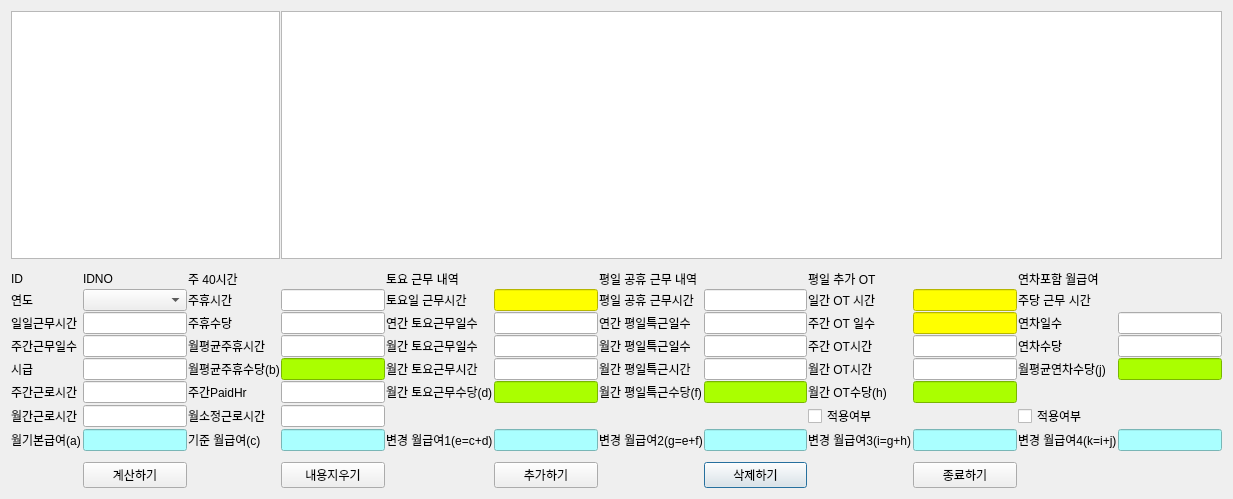
<?xml version="1.0" encoding="UTF-8"?>
<ui version="4.0">
 <class>CalSalaryInhDialog</class>
 <widget class="QDialog" name="CalSalaryInhDialog">
  <property name="geometry">
   <rect>
    <x>0</x>
    <y>0</y>
    <width>1233</width>
    <height>499</height>
   </rect>
  </property>
  <property name="sizePolicy">
   <sizepolicy hsizetype="Expanding" vsizetype="Expanding">
    <horstretch>0</horstretch>
    <verstretch>0</verstretch>
   </sizepolicy>
  </property>
  <property name="windowTitle">
   <string>내근 현장직 각 옵션별 급여계산</string>
  </property>
  <layout class="QGridLayout" name="gridLayout_2">
   <item row="0" column="0">
    <layout class="QGridLayout" name="gridLayout">
     <property name="spacing">
      <number>1</number>
     </property>
     <item row="10" column="7">
      <widget class="QLineEdit" name="entry_in_salary_e">
       <property name="styleSheet">
        <string notr="true">background-color: rgb(170, 255, 255);</string>
       </property>
       <property name="alignment">
        <set>Qt::AlignRight|Qt::AlignTrailing|Qt::AlignVCenter</set>
       </property>
      </widget>
     </item>
     <item row="8" column="11">
      <widget class="QLineEdit" name="entry_in_weekdayotvaluepermonth">
       <property name="styleSheet">
        <string notr="true">background-color: rgb(170, 255, 0);</string>
       </property>
       <property name="alignment">
        <set>Qt::AlignRight|Qt::AlignTrailing|Qt::AlignVCenter</set>
       </property>
      </widget>
     </item>
     <item row="10" column="5">
      <widget class="QLineEdit" name="entry_in_salary_c">
       <property name="styleSheet">
        <string notr="true">background-color: rgb(170, 255, 255);</string>
       </property>
       <property name="alignment">
        <set>Qt::AlignRight|Qt::AlignTrailing|Qt::AlignVCenter</set>
       </property>
      </widget>
     </item>
     <item row="2" column="8">
      <widget class="QLabel" name="label_37">
       <property name="text">
        <string>평일 공휴 근무 내역</string>
       </property>
      </widget>
     </item>
     <item row="4" column="11">
      <widget class="QLineEdit" name="entry_in_weekdayothrsperday">
       <property name="styleSheet">
        <string notr="true">background-color: rgb(255, 255, 0);</string>
       </property>
       <property name="alignment">
        <set>Qt::AlignRight|Qt::AlignTrailing|Qt::AlignVCenter</set>
       </property>
      </widget>
     </item>
     <item row="1" column="3">
      <spacer name="horizontalSpacer_2">
       <property name="orientation">
        <enum>Qt::Horizontal</enum>
       </property>
       <property name="sizeHint" stdset="0">
        <size>
         <width>40</width>
         <height>10</height>
        </size>
       </property>
      </spacer>
     </item>
     <item row="7" column="4">
      <widget class="QLabel" name="label_11">
       <property name="sizePolicy">
        <sizepolicy hsizetype="Fixed" vsizetype="Fixed">
         <horstretch>0</horstretch>
         <verstretch>0</verstretch>
        </sizepolicy>
       </property>
       <property name="text">
        <string>월평균주휴수당(b)</string>
       </property>
      </widget>
     </item>
     <item row="2" column="1">
      <widget class="QLabel" name="label_40">
       <property name="sizePolicy">
        <sizepolicy hsizetype="Fixed" vsizetype="Fixed">
         <horstretch>0</horstretch>
         <verstretch>0</verstretch>
        </sizepolicy>
       </property>
       <property name="text">
        <string>ID</string>
       </property>
      </widget>
     </item>
     <item row="11" column="4">
      <spacer name="horizontalSpacer_3">
       <property name="orientation">
        <enum>Qt::Horizontal</enum>
       </property>
       <property name="sizeHint" stdset="0">
        <size>
         <width>40</width>
         <height>10</height>
        </size>
       </property>
      </spacer>
     </item>
     <item row="6" column="10">
      <widget class="QLabel" name="label_25">
       <property name="sizePolicy">
        <sizepolicy hsizetype="Fixed" vsizetype="Fixed">
         <horstretch>0</horstretch>
         <verstretch>0</verstretch>
        </sizepolicy>
       </property>
       <property name="text">
        <string>주간 OT시간</string>
       </property>
      </widget>
     </item>
     <item row="10" column="6">
      <widget class="QLabel" name="label_31">
       <property name="sizePolicy">
        <sizepolicy hsizetype="Fixed" vsizetype="Fixed">
         <horstretch>0</horstretch>
         <verstretch>0</verstretch>
        </sizepolicy>
       </property>
       <property name="text">
        <string>변경 월급여1(e=c+d)</string>
       </property>
      </widget>
     </item>
     <item row="8" column="10">
      <widget class="QLabel" name="label_27">
       <property name="sizePolicy">
        <sizepolicy hsizetype="Fixed" vsizetype="Fixed">
         <horstretch>0</horstretch>
         <verstretch>0</verstretch>
        </sizepolicy>
       </property>
       <property name="text">
        <string>월간 OT수당(h)</string>
       </property>
      </widget>
     </item>
     <item row="6" column="5">
      <widget class="QLineEdit" name="entry_in_slpaymonthhrs">
       <property name="alignment">
        <set>Qt::AlignRight|Qt::AlignTrailing|Qt::AlignVCenter</set>
       </property>
      </widget>
     </item>
     <item row="6" column="4">
      <widget class="QLabel" name="label_10">
       <property name="sizePolicy">
        <sizepolicy hsizetype="Fixed" vsizetype="Fixed">
         <horstretch>0</horstretch>
         <verstretch>0</verstretch>
        </sizepolicy>
       </property>
       <property name="text">
        <string>월평균주휴시간</string>
       </property>
      </widget>
     </item>
     <item row="2" column="12">
      <widget class="QLabel" name="label_38">
       <property name="text">
        <string>연차포함 월급여</string>
       </property>
      </widget>
     </item>
     <item row="9" column="1">
      <widget class="QLabel" name="label_8">
       <property name="sizePolicy">
        <sizepolicy hsizetype="Fixed" vsizetype="Fixed">
         <horstretch>0</horstretch>
         <verstretch>0</verstretch>
        </sizepolicy>
       </property>
       <property name="text">
        <string>월간근로시간</string>
       </property>
      </widget>
     </item>
     <item row="10" column="12">
      <widget class="QLabel" name="label_34">
       <property name="sizePolicy">
        <sizepolicy hsizetype="Fixed" vsizetype="Fixed">
         <horstretch>0</horstretch>
         <verstretch>0</verstretch>
        </sizepolicy>
       </property>
       <property name="text">
        <string>변경 월급여4(k=i+j)</string>
       </property>
      </widget>
     </item>
     <item row="5" column="11">
      <widget class="QLineEdit" name="entry_in_weekdayotdaysperweek">
       <property name="styleSheet">
        <string notr="true">background-color: rgb(255, 255, 0);</string>
       </property>
       <property name="alignment">
        <set>Qt::AlignRight|Qt::AlignTrailing|Qt::AlignVCenter</set>
       </property>
      </widget>
     </item>
     <item row="4" column="5">
      <widget class="QLineEdit" name="entry_in_slpayweekhrs">
       <property name="alignment">
        <set>Qt::AlignRight|Qt::AlignTrailing|Qt::AlignVCenter</set>
       </property>
      </widget>
     </item>
     <item row="8" column="3">
      <widget class="QLineEdit" name="entry_in_workinghrsperweek">
       <property name="alignment">
        <set>Qt::AlignRight|Qt::AlignTrailing|Qt::AlignVCenter</set>
       </property>
      </widget>
     </item>
     <item row="7" column="10">
      <widget class="QLabel" name="label_26">
       <property name="sizePolicy">
        <sizepolicy hsizetype="Fixed" vsizetype="Fixed">
         <horstretch>0</horstretch>
         <verstretch>0</verstretch>
        </sizepolicy>
       </property>
       <property name="text">
        <string>월간 OT시간</string>
       </property>
      </widget>
     </item>
     <item row="10" column="9">
      <widget class="QLineEdit" name="entry_in_salary_g">
       <property name="styleSheet">
        <string notr="true">background-color: rgb(170, 255, 255);</string>
       </property>
       <property name="alignment">
        <set>Qt::AlignRight|Qt::AlignTrailing|Qt::AlignVCenter</set>
       </property>
      </widget>
     </item>
     <item row="2" column="6">
      <widget class="QLabel" name="label_36">
       <property name="text">
        <string>토요 근무 내역</string>
       </property>
      </widget>
     </item>
     <item row="4" column="3">
      <widget class="QComboBox" name="cb_in_year"/>
     </item>
     <item row="4" column="4">
      <widget class="QLabel" name="label_5">
       <property name="sizePolicy">
        <sizepolicy hsizetype="Fixed" vsizetype="Fixed">
         <horstretch>0</horstretch>
         <verstretch>0</verstretch>
        </sizepolicy>
       </property>
       <property name="text">
        <string>주휴시간</string>
       </property>
      </widget>
     </item>
     <item row="7" column="11">
      <widget class="QLineEdit" name="entry_in_weekdayothrspermonth">
       <property name="alignment">
        <set>Qt::AlignRight|Qt::AlignTrailing|Qt::AlignVCenter</set>
       </property>
      </widget>
     </item>
     <item row="5" column="3">
      <widget class="QLineEdit" name="entry_in_workinghrs">
       <property name="styleSheet">
        <string notr="true"/>
       </property>
       <property name="alignment">
        <set>Qt::AlignRight|Qt::AlignTrailing|Qt::AlignVCenter</set>
       </property>
      </widget>
     </item>
     <item row="5" column="4">
      <widget class="QLabel" name="label_6">
       <property name="sizePolicy">
        <sizepolicy hsizetype="Fixed" vsizetype="Fixed">
         <horstretch>0</horstretch>
         <verstretch>0</verstretch>
        </sizepolicy>
       </property>
       <property name="text">
        <string>주휴수당</string>
       </property>
      </widget>
     </item>
     <item row="10" column="10">
      <widget class="QLabel" name="label_33">
       <property name="sizePolicy">
        <sizepolicy hsizetype="Fixed" vsizetype="Fixed">
         <horstretch>0</horstretch>
         <verstretch>0</verstretch>
        </sizepolicy>
       </property>
       <property name="text">
        <string>변경 월급여3(i=g+h)</string>
       </property>
      </widget>
     </item>
     <item row="10" column="4">
      <widget class="QLabel" name="label_14">
       <property name="sizePolicy">
        <sizepolicy hsizetype="Fixed" vsizetype="Fixed">
         <horstretch>0</horstretch>
         <verstretch>0</verstretch>
        </sizepolicy>
       </property>
       <property name="text">
        <string>기준 월급여(c)</string>
       </property>
      </widget>
     </item>
     <item row="0" column="1" colspan="4">
      <widget class="QTableView" name="tv_otdays"/>
     </item>
     <item row="12" column="9">
      <widget class="QPushButton" name="pb_in_delete">
       <property name="text">
        <string>삭제하기</string>
       </property>
      </widget>
     </item>
     <item row="6" column="3">
      <widget class="QLineEdit" name="entry_in_working_days">
       <property name="styleSheet">
        <string notr="true"/>
       </property>
       <property name="alignment">
        <set>Qt::AlignRight|Qt::AlignTrailing|Qt::AlignVCenter</set>
       </property>
      </widget>
     </item>
     <item row="7" column="3">
      <widget class="QLineEdit" name="entry_in_wage">
       <property name="alignment">
        <set>Qt::AlignRight|Qt::AlignTrailing|Qt::AlignVCenter</set>
       </property>
      </widget>
     </item>
     <item row="12" column="7">
      <widget class="QPushButton" name="pb_in_insert">
       <property name="text">
        <string>추가하기</string>
       </property>
      </widget>
     </item>
     <item row="9" column="3">
      <widget class="QLineEdit" name="entry_in_workinghrspermonth">
       <property name="alignment">
        <set>Qt::AlignRight|Qt::AlignTrailing|Qt::AlignVCenter</set>
       </property>
      </widget>
     </item>
     <item row="7" column="1">
      <widget class="QLabel" name="label_4">
       <property name="sizePolicy">
        <sizepolicy hsizetype="Fixed" vsizetype="Fixed">
         <horstretch>0</horstretch>
         <verstretch>0</verstretch>
        </sizepolicy>
       </property>
       <property name="text">
        <string>시급</string>
       </property>
      </widget>
     </item>
     <item row="10" column="13">
      <widget class="QLineEdit" name="entry_in_salary_k">
       <property name="styleSheet">
        <string notr="true">background-color: rgb(170, 255, 255);
font: 10pt &quot;맑은 고딕&quot;;</string>
       </property>
       <property name="alignment">
        <set>Qt::AlignRight|Qt::AlignTrailing|Qt::AlignVCenter</set>
       </property>
      </widget>
     </item>
     <item row="2" column="4">
      <widget class="QLabel" name="label_35">
       <property name="text">
        <string>주 40시간</string>
       </property>
      </widget>
     </item>
     <item row="4" column="1">
      <widget class="QLabel" name="label">
       <property name="sizePolicy">
        <sizepolicy hsizetype="Fixed" vsizetype="Fixed">
         <horstretch>0</horstretch>
         <verstretch>0</verstretch>
        </sizepolicy>
       </property>
       <property name="text">
        <string>연도</string>
       </property>
      </widget>
     </item>
     <item row="10" column="8">
      <widget class="QLabel" name="label_32">
       <property name="sizePolicy">
        <sizepolicy hsizetype="Fixed" vsizetype="Fixed">
         <horstretch>0</horstretch>
         <verstretch>0</verstretch>
        </sizepolicy>
       </property>
       <property name="text">
        <string>변경 월급여2(g=e+f)</string>
       </property>
      </widget>
     </item>
     <item row="7" column="5">
      <widget class="QLineEdit" name="entry_in_slpaymonthvalue">
       <property name="styleSheet">
        <string notr="true">background-color: rgb(170, 255, 0);</string>
       </property>
       <property name="alignment">
        <set>Qt::AlignRight|Qt::AlignTrailing|Qt::AlignVCenter</set>
       </property>
      </widget>
     </item>
     <item row="8" column="5">
      <widget class="QLineEdit" name="entry_in_weeklpaidhrs">
       <property name="alignment">
        <set>Qt::AlignRight|Qt::AlignTrailing|Qt::AlignVCenter</set>
       </property>
      </widget>
     </item>
     <item row="0" column="5" colspan="9">
      <widget class="QTableView" name="tv_salarylist">
       <property name="minimumSize">
        <size>
         <width>0</width>
         <height>1</height>
        </size>
       </property>
      </widget>
     </item>
     <item row="12" column="11">
      <widget class="QPushButton" name="pb_in_close">
       <property name="text">
        <string>종료하기</string>
       </property>
      </widget>
     </item>
     <item row="9" column="5">
      <widget class="QLineEdit" name="entry_in_conmonthworkhrs">
       <property name="alignment">
        <set>Qt::AlignRight|Qt::AlignTrailing|Qt::AlignVCenter</set>
       </property>
      </widget>
     </item>
     <item row="6" column="11">
      <widget class="QLineEdit" name="entry_in_weekdayothrsperweek">
       <property name="alignment">
        <set>Qt::AlignRight|Qt::AlignTrailing|Qt::AlignVCenter</set>
       </property>
      </widget>
     </item>
     <item row="8" column="4">
      <widget class="QLabel" name="label_12">
       <property name="sizePolicy">
        <sizepolicy hsizetype="Fixed" vsizetype="Fixed">
         <horstretch>0</horstretch>
         <verstretch>0</verstretch>
        </sizepolicy>
       </property>
       <property name="text">
        <string>주간PaidHr</string>
       </property>
      </widget>
     </item>
     <item row="12" column="3">
      <widget class="QPushButton" name="pb_in_calc">
       <property name="text">
        <string>계산하기</string>
       </property>
      </widget>
     </item>
     <item row="5" column="5">
      <widget class="QLineEdit" name="entry_in_slpayweekvalue">
       <property name="alignment">
        <set>Qt::AlignRight|Qt::AlignTrailing|Qt::AlignVCenter</set>
       </property>
      </widget>
     </item>
     <item row="4" column="10">
      <widget class="QLabel" name="label_23">
       <property name="sizePolicy">
        <sizepolicy hsizetype="Fixed" vsizetype="Fixed">
         <horstretch>0</horstretch>
         <verstretch>0</verstretch>
        </sizepolicy>
       </property>
       <property name="text">
        <string>일간 OT 시간</string>
       </property>
      </widget>
     </item>
     <item row="2" column="3">
      <widget class="QLabel" name="lbl_in_id">
       <property name="sizePolicy">
        <sizepolicy hsizetype="Fixed" vsizetype="Fixed">
         <horstretch>0</horstretch>
         <verstretch>0</verstretch>
        </sizepolicy>
       </property>
       <property name="text">
        <string>IDNO</string>
       </property>
      </widget>
     </item>
     <item row="5" column="10">
      <widget class="QLabel" name="label_24">
       <property name="sizePolicy">
        <sizepolicy hsizetype="Fixed" vsizetype="Fixed">
         <horstretch>0</horstretch>
         <verstretch>0</verstretch>
        </sizepolicy>
       </property>
       <property name="text">
        <string>주간 OT 일수</string>
       </property>
      </widget>
     </item>
     <item row="9" column="4">
      <widget class="QLabel" name="label_13">
       <property name="sizePolicy">
        <sizepolicy hsizetype="Fixed" vsizetype="Fixed">
         <horstretch>0</horstretch>
         <verstretch>0</verstretch>
        </sizepolicy>
       </property>
       <property name="text">
        <string>월소정근로시간</string>
       </property>
      </widget>
     </item>
     <item row="6" column="1">
      <widget class="QLabel" name="label_3">
       <property name="sizePolicy">
        <sizepolicy hsizetype="Fixed" vsizetype="Fixed">
         <horstretch>0</horstretch>
         <verstretch>0</verstretch>
        </sizepolicy>
       </property>
       <property name="text">
        <string>주간근무일수</string>
       </property>
      </widget>
     </item>
     <item row="10" column="11">
      <widget class="QLineEdit" name="entry_in_salary_i">
       <property name="styleSheet">
        <string notr="true">background-color: rgb(170, 255, 255);</string>
       </property>
       <property name="alignment">
        <set>Qt::AlignRight|Qt::AlignTrailing|Qt::AlignVCenter</set>
       </property>
      </widget>
     </item>
     <item row="12" column="5">
      <widget class="QPushButton" name="pb_in_clear">
       <property name="text">
        <string>내용지우기</string>
       </property>
      </widget>
     </item>
     <item row="10" column="3">
      <widget class="QLineEdit" name="entry_in_salary_a">
       <property name="styleSheet">
        <string notr="true">background-color: rgb(170, 255, 255);</string>
       </property>
       <property name="alignment">
        <set>Qt::AlignRight|Qt::AlignTrailing|Qt::AlignVCenter</set>
       </property>
      </widget>
     </item>
     <item row="2" column="10">
      <widget class="QLabel" name="label_39">
       <property name="text">
        <string>평일 추가 OT</string>
       </property>
      </widget>
     </item>
     <item row="9" column="10">
      <widget class="QCheckBox" name="ckbox_ot">
       <property name="text">
        <string>적용여부</string>
       </property>
      </widget>
     </item>
     <item row="8" column="1">
      <widget class="QLabel" name="label_7">
       <property name="sizePolicy">
        <sizepolicy hsizetype="Fixed" vsizetype="Fixed">
         <horstretch>0</horstretch>
         <verstretch>0</verstretch>
        </sizepolicy>
       </property>
       <property name="text">
        <string>주간근로시간</string>
       </property>
      </widget>
     </item>
     <item row="5" column="1">
      <widget class="QLabel" name="label_2">
       <property name="sizePolicy">
        <sizepolicy hsizetype="Fixed" vsizetype="Fixed">
         <horstretch>0</horstretch>
         <verstretch>0</verstretch>
        </sizepolicy>
       </property>
       <property name="text">
        <string>일일근무시간</string>
       </property>
      </widget>
     </item>
     <item row="10" column="1">
      <widget class="QLabel" name="label_9">
       <property name="sizePolicy">
        <sizepolicy hsizetype="Fixed" vsizetype="Fixed">
         <horstretch>0</horstretch>
         <verstretch>0</verstretch>
        </sizepolicy>
       </property>
       <property name="text">
        <string>월기본급여(a)</string>
       </property>
      </widget>
     </item>
     <item row="9" column="12">
      <widget class="QCheckBox" name="ckbox_al">
       <property name="text">
        <string>적용여부</string>
       </property>
      </widget>
     </item>
     <item row="8" column="6">
      <widget class="QLabel" name="label_18">
       <property name="sizePolicy">
        <sizepolicy hsizetype="Fixed" vsizetype="Fixed">
         <horstretch>0</horstretch>
         <verstretch>0</verstretch>
        </sizepolicy>
       </property>
       <property name="text">
        <string>월간 토요근무수당(d)</string>
       </property>
      </widget>
     </item>
     <item row="8" column="7">
      <widget class="QLineEdit" name="entry_in_saturdaymonthwkvalue">
       <property name="styleSheet">
        <string notr="true">background-color: rgb(170, 255, 0);</string>
       </property>
       <property name="alignment">
        <set>Qt::AlignRight|Qt::AlignTrailing|Qt::AlignVCenter</set>
       </property>
      </widget>
     </item>
     <item row="7" column="7">
      <widget class="QLineEdit" name="entry_in_saturdaymonthwkhrs">
       <property name="alignment">
        <set>Qt::AlignRight|Qt::AlignTrailing|Qt::AlignVCenter</set>
       </property>
      </widget>
     </item>
     <item row="7" column="6">
      <widget class="QLabel" name="label_17">
       <property name="sizePolicy">
        <sizepolicy hsizetype="Fixed" vsizetype="Fixed">
         <horstretch>0</horstretch>
         <verstretch>0</verstretch>
        </sizepolicy>
       </property>
       <property name="text">
        <string>월간 토요근무시간</string>
       </property>
      </widget>
     </item>
     <item row="6" column="6">
      <widget class="QLabel" name="label_16">
       <property name="sizePolicy">
        <sizepolicy hsizetype="Fixed" vsizetype="Fixed">
         <horstretch>0</horstretch>
         <verstretch>0</verstretch>
        </sizepolicy>
       </property>
       <property name="text">
        <string>월간 토요근무일수</string>
       </property>
      </widget>
     </item>
     <item row="6" column="7">
      <widget class="QLineEdit" name="entry_in_saturdaymonthwkdays">
       <property name="alignment">
        <set>Qt::AlignRight|Qt::AlignTrailing|Qt::AlignVCenter</set>
       </property>
      </widget>
     </item>
     <item row="5" column="7">
      <widget class="QLineEdit" name="entry_in_saturdayyearworkdays">
       <property name="alignment">
        <set>Qt::AlignRight|Qt::AlignTrailing|Qt::AlignVCenter</set>
       </property>
      </widget>
     </item>
     <item row="5" column="6">
      <widget class="QLabel" name="label_15">
       <property name="sizePolicy">
        <sizepolicy hsizetype="Fixed" vsizetype="Fixed">
         <horstretch>0</horstretch>
         <verstretch>0</verstretch>
        </sizepolicy>
       </property>
       <property name="text">
        <string>연간 토요근무일수</string>
       </property>
      </widget>
     </item>
     <item row="4" column="6">
      <widget class="QLabel" name="label_41">
       <property name="sizePolicy">
        <sizepolicy hsizetype="Fixed" vsizetype="Fixed">
         <horstretch>0</horstretch>
         <verstretch>0</verstretch>
        </sizepolicy>
       </property>
       <property name="text">
        <string>토요일 근무시간</string>
       </property>
      </widget>
     </item>
     <item row="4" column="7">
      <widget class="QLineEdit" name="entry_in_saturdayworkhrs">
       <property name="styleSheet">
        <string notr="true">background-color: rgb(255, 255, 0);</string>
       </property>
       <property name="alignment">
        <set>Qt::AlignRight|Qt::AlignTrailing|Qt::AlignVCenter</set>
       </property>
      </widget>
     </item>
     <item row="8" column="8">
      <widget class="QLabel" name="label_22">
       <property name="sizePolicy">
        <sizepolicy hsizetype="Fixed" vsizetype="Fixed">
         <horstretch>0</horstretch>
         <verstretch>0</verstretch>
        </sizepolicy>
       </property>
       <property name="text">
        <string>월간 평일특근수당(f)</string>
       </property>
      </widget>
     </item>
     <item row="8" column="9">
      <widget class="QLineEdit" name="entry_in_weekdayholidayspermonthvalue">
       <property name="styleSheet">
        <string notr="true">background-color: rgb(170, 255, 0);</string>
       </property>
       <property name="alignment">
        <set>Qt::AlignRight|Qt::AlignTrailing|Qt::AlignVCenter</set>
       </property>
      </widget>
     </item>
     <item row="7" column="8">
      <widget class="QLabel" name="label_21">
       <property name="sizePolicy">
        <sizepolicy hsizetype="Fixed" vsizetype="Fixed">
         <horstretch>0</horstretch>
         <verstretch>0</verstretch>
        </sizepolicy>
       </property>
       <property name="text">
        <string>월간 평일특근시간</string>
       </property>
      </widget>
     </item>
     <item row="7" column="9">
      <widget class="QLineEdit" name="entry_in_weekdayholidayspermonthwkhrs">
       <property name="alignment">
        <set>Qt::AlignRight|Qt::AlignTrailing|Qt::AlignVCenter</set>
       </property>
      </widget>
     </item>
     <item row="6" column="8">
      <widget class="QLabel" name="label_20">
       <property name="sizePolicy">
        <sizepolicy hsizetype="Fixed" vsizetype="Fixed">
         <horstretch>0</horstretch>
         <verstretch>0</verstretch>
        </sizepolicy>
       </property>
       <property name="text">
        <string>월간 평일특근일수</string>
       </property>
      </widget>
     </item>
     <item row="6" column="9">
      <widget class="QLineEdit" name="entry_in_weekdayholidayspermonth">
       <property name="alignment">
        <set>Qt::AlignRight|Qt::AlignTrailing|Qt::AlignVCenter</set>
       </property>
      </widget>
     </item>
     <item row="5" column="8">
      <widget class="QLabel" name="label_19">
       <property name="sizePolicy">
        <sizepolicy hsizetype="Fixed" vsizetype="Fixed">
         <horstretch>0</horstretch>
         <verstretch>0</verstretch>
        </sizepolicy>
       </property>
       <property name="text">
        <string>연간 평일특근일수</string>
       </property>
      </widget>
     </item>
     <item row="5" column="9">
      <widget class="QLineEdit" name="entry_in_weekdayholidaysperyear">
       <property name="alignment">
        <set>Qt::AlignRight|Qt::AlignTrailing|Qt::AlignVCenter</set>
       </property>
      </widget>
     </item>
     <item row="4" column="8">
      <widget class="QLabel" name="label_42">
       <property name="sizePolicy">
        <sizepolicy hsizetype="Fixed" vsizetype="Fixed">
         <horstretch>0</horstretch>
         <verstretch>0</verstretch>
        </sizepolicy>
       </property>
       <property name="text">
        <string>평일 공휴 근무시간</string>
       </property>
      </widget>
     </item>
     <item row="4" column="9">
      <widget class="QLineEdit" name="entry_in_weekdayholidaywkhrs">
       <property name="styleSheet">
        <string notr="true"/>
       </property>
       <property name="alignment">
        <set>Qt::AlignRight|Qt::AlignTrailing|Qt::AlignVCenter</set>
       </property>
      </widget>
     </item>
     <item row="7" column="12">
      <widget class="QLabel" name="label_30">
       <property name="sizePolicy">
        <sizepolicy hsizetype="Fixed" vsizetype="Fixed">
         <horstretch>0</horstretch>
         <verstretch>0</verstretch>
        </sizepolicy>
       </property>
       <property name="text">
        <string>월평균연차수당(j)</string>
       </property>
      </widget>
     </item>
     <item row="7" column="13">
      <widget class="QLineEdit" name="entry_in_annualleavevaluepermonth">
       <property name="styleSheet">
        <string notr="true">background-color: rgb(170, 255, 0);</string>
       </property>
       <property name="alignment">
        <set>Qt::AlignRight|Qt::AlignTrailing|Qt::AlignVCenter</set>
       </property>
      </widget>
     </item>
     <item row="6" column="12">
      <widget class="QLabel" name="label_29">
       <property name="sizePolicy">
        <sizepolicy hsizetype="Fixed" vsizetype="Fixed">
         <horstretch>0</horstretch>
         <verstretch>0</verstretch>
        </sizepolicy>
       </property>
       <property name="text">
        <string>연차수당</string>
       </property>
      </widget>
     </item>
     <item row="6" column="13">
      <widget class="QLineEdit" name="entry_in_annualleavevalue">
       <property name="alignment">
        <set>Qt::AlignRight|Qt::AlignTrailing|Qt::AlignVCenter</set>
       </property>
      </widget>
     </item>
     <item row="5" column="13">
      <widget class="QLineEdit" name="entry_in_annualleavedays">
       <property name="alignment">
        <set>Qt::AlignRight|Qt::AlignTrailing|Qt::AlignVCenter</set>
       </property>
      </widget>
     </item>
     <item row="5" column="12">
      <widget class="QLabel" name="label_28">
       <property name="sizePolicy">
        <sizepolicy hsizetype="Fixed" vsizetype="Fixed">
         <horstretch>0</horstretch>
         <verstretch>0</verstretch>
        </sizepolicy>
       </property>
       <property name="text">
        <string>연차일수</string>
       </property>
      </widget>
     </item>
     <item row="4" column="12">
      <widget class="QLabel" name="label_43">
       <property name="sizePolicy">
        <sizepolicy hsizetype="Fixed" vsizetype="Fixed">
         <horstretch>0</horstretch>
         <verstretch>0</verstretch>
        </sizepolicy>
       </property>
       <property name="text">
        <string>주당 근무 시간</string>
       </property>
      </widget>
     </item>
    </layout>
   </item>
  </layout>
 </widget>
 <resources/>
 <connections/>
</ui>
